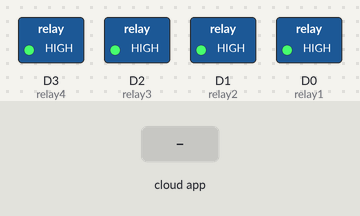
Recording of a sketch running on a simulated ESP8266 (NodeMCU). Shown: switched loads named in the sketch (green lamp = pin HIGH). The test bench sets the inputs (shaded band). WiFi joins after 1.5 s; servers stay silent unless stated; network time is answered at once with the bench clock; the local clock reads 2024-03-15 10:24:30 at power-on unless the sketch sets it; the Firebase database answers and starts empty; what the sketch prints to the serial monitor is not drawn.

Above: at 2.7 s.
2.8 s: the phone or cloud app sets D1 to 1
At 4.3 s:
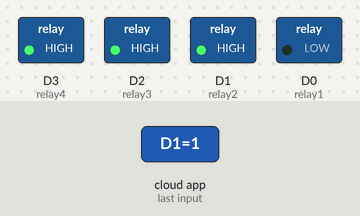
4.8 s: the phone or cloud app sets D2 to 1
At 6.1 s:
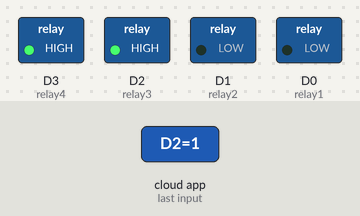
6.4 s: the phone or cloud app sets D3 to 1
At 6.9 s:
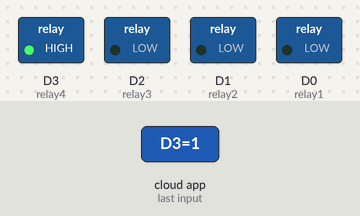
8.1 s: the phone or cloud app sets D1 to 0
At 9.0 s:
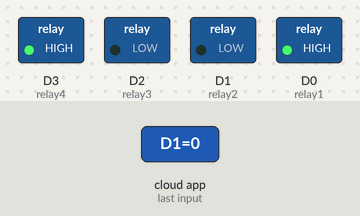
10.0 s: the phone or cloud app sets D2 to 0
At 10.9 s:
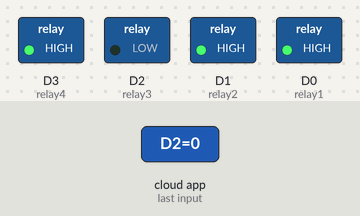
11.7 s: the phone or cloud app sets D1 to 1
At 13.8 s:
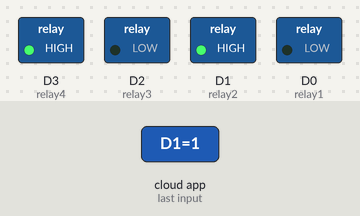
Timing chart, 0 to 14.8 s (numbered marks = the images above; inputs shaded):
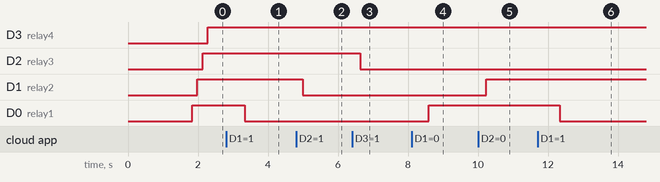

The sketch:

IOT_Device.ino
```cpp
#include <ESP8266WiFi.h>
#include <NTPClient.h>
#include <DNSServer.h>
#include <FirebaseESP8266.h>
#include <ESP8266WebServer.h>
#include "WiFiManager.h"

#define FIREBASE_HOST  "iot-devices-c0515-default-rtdb.firebaseio.com"
#define FIREBASE_AUTH "N1DJL1wfwIhogIxPlNb5FQUN39hdkC8d4TGCfNak"
FirebaseData fbdo;

const int relay1 = 16;
const int relay2 = 5;
const int relay3 = 4;
const int relay4 = 0;

int ival, ival2, ival3, ival4;

String timee;

WiFiUDP ntpUDP;
NTPClient timeClient(ntpUDP, "vn.pool.ntp.org", 25200, 60000);


void configModeCallback (WiFiManager *myWiFiManager)
{
  Serial.println("Che do cai dat");
  Serial.println(WiFi.softAPIP());
  Serial.println(myWiFiManager->getConfigPortalSSID());
}

void setup(){
  Serial.begin(115200);
  pinMode(relay1, OUTPUT);
  pinMode(relay2, OUTPUT);
  pinMode(relay3, OUTPUT);
  pinMode(relay4, OUTPUT);
  WiFiManager wifiManager;
  wifiManager.setAPCallback(configModeCallback);
  if (!wifiManager.autoConnect())
  {
    Serial.println("Ket noi that bai");
    ESP.reset();
    delay(1000);
  }
  Serial.println("Da ket noi...");
  Firebase.begin(FIREBASE_HOST, FIREBASE_AUTH);
  timeClient.begin();

}

void loop()
{
  timeClient.update();
  timee = timeClient.getFormattedTime().substring(0,timeClient.getFormattedTime().length()-3);
  Firebase.set(fbdo,"Time", String(timee));
  if (Firebase.get(fbdo, "/D1")) {
    ival = fbdo.to<int>();
    if (ival == 0){
      digitalWrite(relay1, HIGH);
      }else{
        digitalWrite(relay1, LOW);
        }
    }
  if (Firebase.get(fbdo, "/D2")) {
    ival2 = fbdo.to<int>();
    if (ival2 == 0){
      digitalWrite(relay2, HIGH);
      }else{
        digitalWrite(relay2, LOW);
        }
    }
  if (Firebase.get(fbdo, "/D3")) {
    ival3 = fbdo.to<int>();
    if (ival3 == 0){
      digitalWrite(relay3, HIGH);
      }else{
        digitalWrite(relay3, LOW);
        }
    }
  if (Firebase.get(fbdo, "/D4")) {
    ival4 = fbdo.to<int>();
    if (ival4 == 0){
      digitalWrite(relay4, HIGH);
      }else{
        digitalWrite(relay4, LOW);
        }
    }
}
```

Measured:
- after the input at 2.8 s, D0 (relay1): HIGH → LOW after 0.53 s
- after the input at 4.8 s, D1 (relay2): HIGH → LOW after 0.19 s
- after the input at 6.4 s, D2 (relay3): HIGH → LOW after 0.24 s
- after the input at 8.1 s, D0 (relay1): LOW → HIGH after 0.49 s
- after the input at 10.0 s, D1 (relay2): LOW → HIGH after 0.24 s
- after the input at 11.7 s, D0 (relay1): HIGH → LOW after 0.64 s
